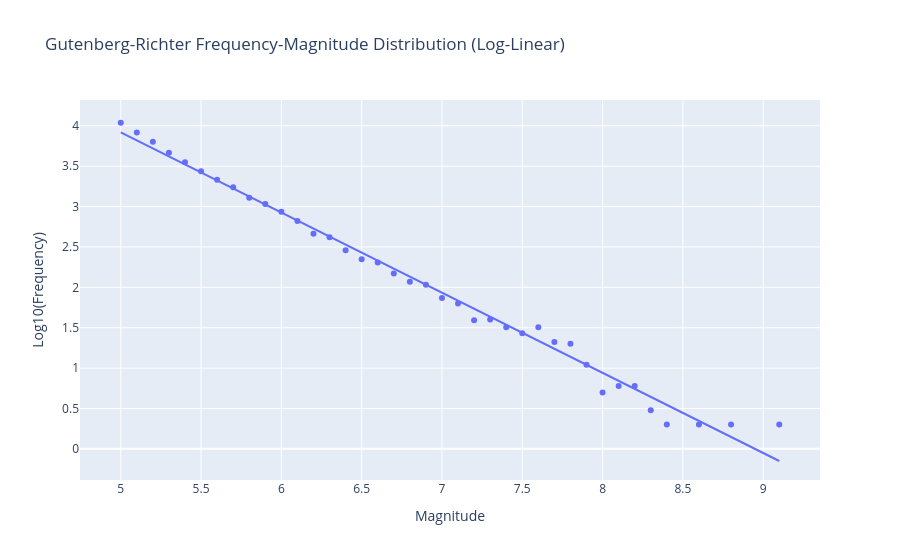

Here is the notebook cell this chart was saved with:
### Markdown cell above
## 1. Gutenberg-Richter Frequency-Magnitude Law (Tectonic Matrix)
The physical law of seismology states that earthquake frequencies drop exponentially as magnitude increases.

### Code cell
df_eq = df_tectonic[df_tectonic['event_type'] == 'earthquake'].copy()
df_eq['mag_bin'] = df_eq['severity'].round(1)
freq = df_eq.groupby('mag_bin').size().reset_index(name='count')
freq['log10_count'] = np.log10(freq['count'])

fig = px.scatter(
    freq, 
    x='mag_bin', 
    y='log10_count', 
    title="Gutenberg-Richter Frequency-Magnitude Distribution (Log-Linear)",
    labels={'mag_bin': 'Magnitude', 'log10_count': 'Log10(Frequency)'},
    trendline="ols"
)
fig.show()

### Figure 1 — Plotly figure (JSON) as saved in the notebook; plotly's stock layout.template omitted (floating-point values rounded to 4 significant figures)
{"data": [{"hovertemplate": "Magnitude=%{x}<br>Log10(Frequency)=%{y}<extra></extra>", "legendgroup": "", "marker": {"color": "#636efa", "symbol": "circle"}, "mode": "markers", "name": "", "orientation": "v", "showlegend": false, "type": "scatter", "x": [5.0, 5.1, 5.2, 5.3, 5.4, 5.5, 5.6, 5.7, 5.8, 5.9, 6.0, 6.1, 6.2, 6.3, 6.4, 6.5, 6.6, 6.7, 6.8, 6.9, 7.0, 7.1, 7.2, 7.3, 7.4, 7.5, 7.6, 7.7, 7.8, 7.9, 8.0, 8.1, 8.2, 8.3, 8.4, 8.6, 8.8, 9.1], "xaxis": "x", "y": [4.038, 3.916, 3.802, 3.667, 3.548, 3.437, 3.331, 3.239, 3.109, 3.033, 2.936, 2.822, 2.664, 2.621, 2.459, 2.348, 2.307, 2.17, 2.068, 2.033, 1.869, 1.799, 1.591, 1.602, 1.505, 1.431, 1.505, 1.322, 1.301, 1.041, 0.699, 0.7782, 0.7782, 0.4771, 0.301, 0.301, 0.301, 0.301], "yaxis": "y"}, {"hovertemplate": "<b>OLS trendline</b><br>log10_count = -0.992423 * mag_bin + 8.88091<br>R<sup>2</sup>=0.989054<br><br>Magnitude=%{x}<br>Log10(Frequency)=%{y} <b>(trend)</b><extra></extra>", "legendgroup": "", "marker": {"color": "#636efa", "symbol": "circle"}, "mode": "lines", "name": "", "showlegend": false, "type": "scatter", "x": [5.0, 5.1, 5.2, 5.3, 5.4, 5.5, 5.6, 5.7, 5.8, 5.9, 6.0, 6.1, 6.2, 6.3, 6.4, 6.5, 6.6, 6.7, 6.8, 6.9, 7.0, 7.1, 7.2, 7.3, 7.4, 7.5, 7.6, 7.7, 7.8, 7.9, 8.0, 8.1, 8.2, 8.3, 8.4, 8.6, 8.8, 9.1], "xaxis": "x", "y": [3.919, 3.82, 3.72, 3.621, 3.522, 3.423, 3.323, 3.224, 3.125, 3.026, 2.926, 2.827, 2.728, 2.629, 2.529, 2.43, 2.331, 2.232, 2.132, 2.033, 1.934, 1.835, 1.735, 1.636, 1.537, 1.438, 1.338, 1.239, 1.14, 1.041, 0.9415, 0.8423, 0.743, 0.6438, 0.5446, 0.3461, 0.1476, -0.1501], "yaxis": "y"}], "layout": {"legend": {"tracegroupgap": 0}, "title": {"text": "Gutenberg-Richter Frequency-Magnitude Distribution (Log-Linear)"}, "xaxis": {"anchor": "y", "domain": [0, 1], "title": {"text": "Magnitude"}}, "yaxis": {"anchor": "x", "domain": [0, 1], "title": {"text": "Log10(Frequency)"}}}}
